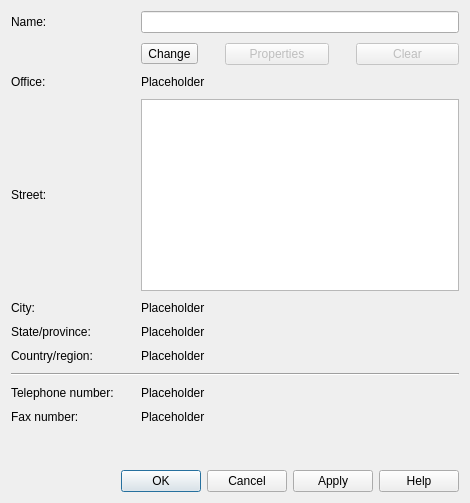
<?xml version="1.0" encoding="UTF-8"?>
<ui version="4.0">
 <class>Form</class>
 <widget class="QWidget" name="Form">
  <property name="geometry">
   <rect>
    <x>0</x>
    <y>0</y>
    <width>512</width>
    <height>0</height>
   </rect>
  </property>
  <property name="windowTitle">
   <string>Form</string>
  </property>
  <layout class="QGridLayout" name="gridLayout_2">
   <item row="0" column="0">
    <layout class="QGridLayout" name="gridLayout">
     <property name="horizontalSpacing">
      <number>27</number>
     </property>
     <property name="verticalSpacing">
      <number>10</number>
     </property>
     <item row="0" column="0">
      <widget class="QLabel" name="nameLabel">
       <property name="text">
        <string>Name:</string>
       </property>
      </widget>
     </item>
     <item row="0" column="1" colspan="3">
      <widget class="QLineEdit" name="nameLineEdit"/>
     </item>
     <item row="1" column="1">
      <widget class="QToolButton" name="changeToolButton">
       <property name="text">
        <string>Change</string>
       </property>
      </widget>
     </item>
     <item row="1" column="2">
      <widget class="QPushButton" name="propertiesButton">
       <property name="enabled">
        <bool>false</bool>
       </property>
       <property name="text">
        <string>Properties</string>
       </property>
      </widget>
     </item>
     <item row="1" column="3">
      <widget class="QPushButton" name="clearButton">
       <property name="enabled">
        <bool>false</bool>
       </property>
       <property name="text">
        <string>Clear</string>
       </property>
      </widget>
     </item>
     <item row="2" column="0">
      <widget class="QLabel" name="officeLabel">
       <property name="text">
        <string>Office:</string>
       </property>
      </widget>
     </item>
     <item row="2" column="1" colspan="3">
      <widget class="QLabel" name="officeValueLabel">
       <property name="text">
        <string>Placeholder</string>
       </property>
      </widget>
     </item>
     <item row="3" column="0">
      <widget class="QLabel" name="streetLabel">
       <property name="text">
        <string>Street:</string>
       </property>
      </widget>
     </item>
     <item row="3" column="1" colspan="3">
      <widget class="QListWidget" name="streetListWidget">
       <property name="enabled">
        <bool>true</bool>
       </property>
      </widget>
     </item>
     <item row="4" column="0">
      <widget class="QLabel" name="cityLabel">
       <property name="text">
        <string>City:</string>
       </property>
      </widget>
     </item>
     <item row="4" column="1" colspan="3">
      <widget class="QLabel" name="cityValueLabel">
       <property name="text">
        <string>Placeholder</string>
       </property>
      </widget>
     </item>
     <item row="5" column="0">
      <widget class="QLabel" name="stateLabel">
       <property name="text">
        <string>State/province:</string>
       </property>
      </widget>
     </item>
     <item row="5" column="1" colspan="3">
      <widget class="QLabel" name="stateValueLabel">
       <property name="text">
        <string>Placeholder</string>
       </property>
      </widget>
     </item>
     <item row="6" column="0">
      <widget class="QLabel" name="countryLabel">
       <property name="text">
        <string>Country/region:</string>
       </property>
      </widget>
     </item>
     <item row="6" column="1" colspan="3">
      <widget class="QLabel" name="countryValueLabel">
       <property name="text">
        <string>Placeholder</string>
       </property>
      </widget>
     </item>
     <item row="7" column="0" colspan="4">
      <widget class="Line" name="line">
       <property name="orientation">
        <enum>Qt::Horizontal</enum>
       </property>
      </widget>
     </item>
     <item row="8" column="0">
      <widget class="QLabel" name="telephoneLabel">
       <property name="text">
        <string>Telephone number:</string>
       </property>
      </widget>
     </item>
     <item row="8" column="1" colspan="3">
      <widget class="QLabel" name="telephoneValueLabel">
       <property name="text">
        <string>Placeholder</string>
       </property>
      </widget>
     </item>
     <item row="9" column="0">
      <widget class="QLabel" name="faxLabel">
       <property name="text">
        <string>Fax number:</string>
       </property>
      </widget>
     </item>
     <item row="9" column="1" colspan="3">
      <widget class="QLabel" name="faxValueLabel">
       <property name="text">
        <string>Placeholder</string>
       </property>
      </widget>
     </item>
    </layout>
   </item>
   <item row="1" column="0">
    <spacer name="verticalSpacer">
     <property name="orientation">
      <enum>Qt::Vertical</enum>
     </property>
     <property name="sizeHint" stdset="0">
      <size>
       <width>448</width>
       <height>40</height>
      </size>
     </property>
    </spacer>
   </item>
   <item row="2" column="0">
    <widget class="QDialogButtonBox" name="dialogButtonBox">
     <property name="standardButtons">
      <set>QDialogButtonBox::Apply|QDialogButtonBox::Cancel|QDialogButtonBox::Help|QDialogButtonBox::Ok</set>
     </property>
    </widget>
   </item>
  </layout>
 </widget>
 <resources/>
 <connections/>
</ui>
